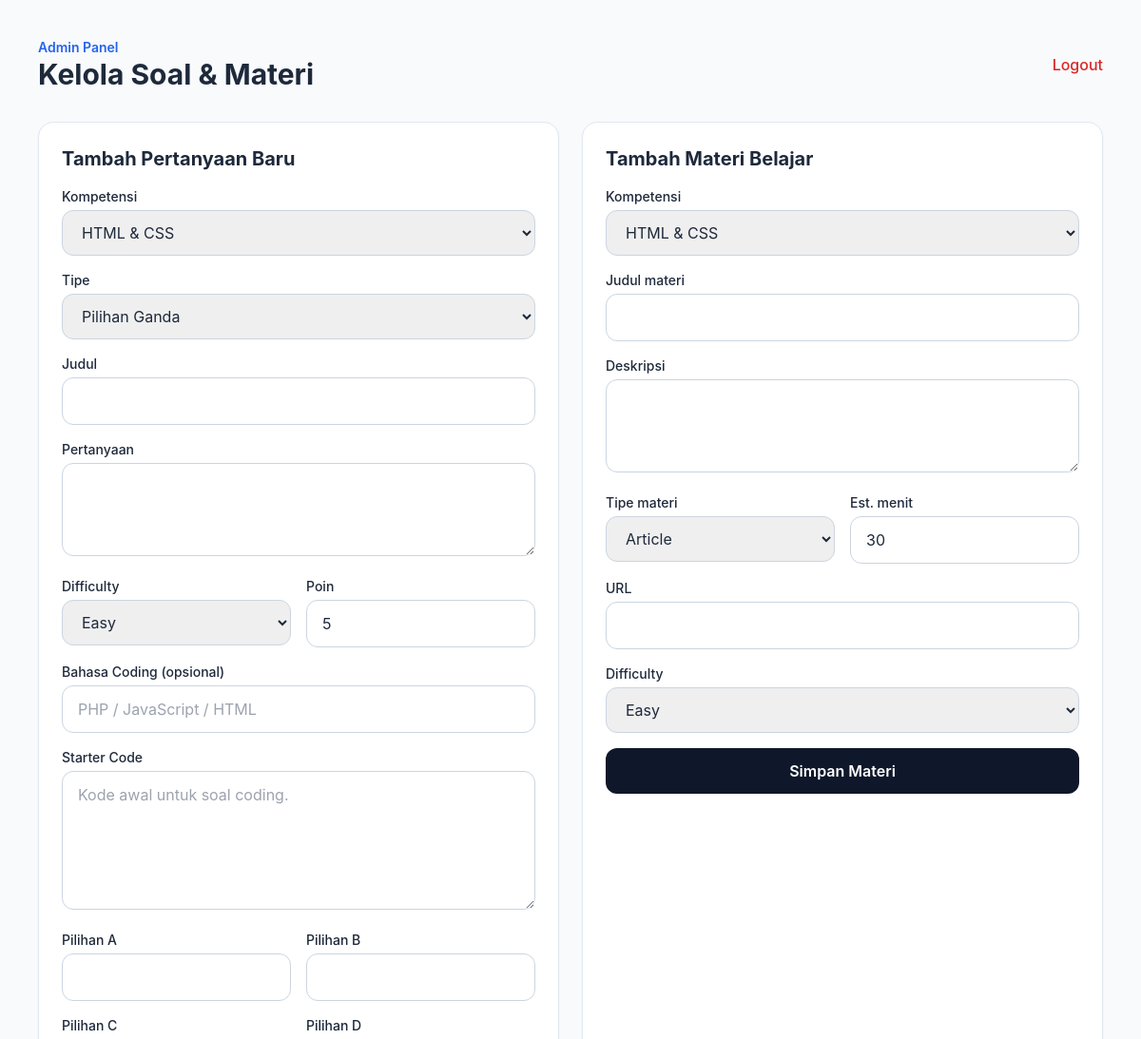
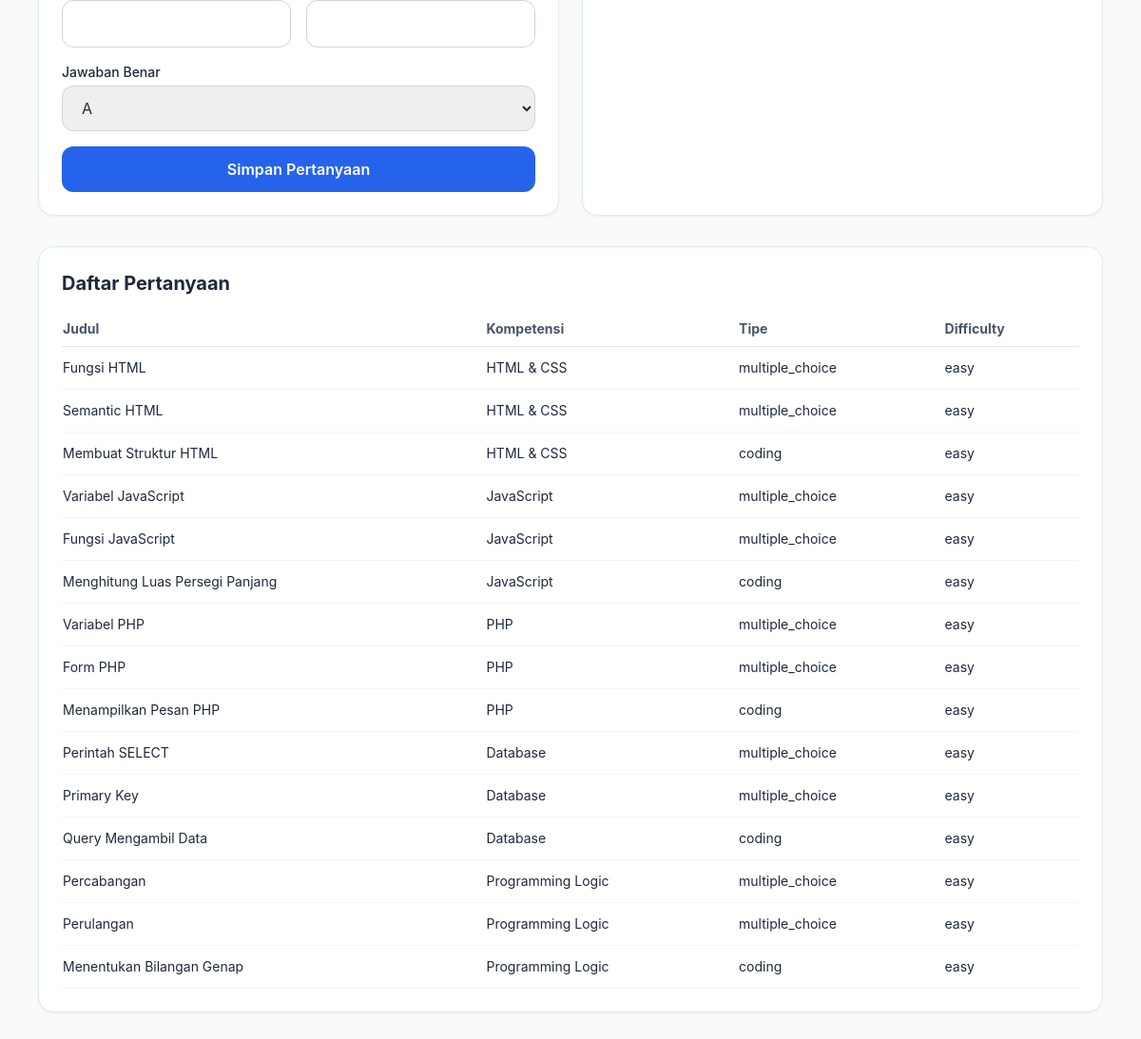
Screenshot of /admin.php (signed in) with the database file from the repository (2 pictures, top to bottom).
### tables this page shows
CREATE TABLE `questions` (
  `id` bigint UNSIGNED NOT NULL,
  `competency_id` bigint UNSIGNED NOT NULL,
  `type` enum('multiple_choice','coding') NOT NULL,
  `title` varchar(200) NOT NULL,
  `question_text` text NOT NULL,
  `difficulty` enum('easy','medium','hard') NOT NULL DEFAULT 'easy',
  `points` decimal(6,2) NOT NULL DEFAULT '1.00',
  `programming_language` varchar(30) DEFAULT NULL,
  `starter_code` text,
  `created_at` timestamp NULL DEFAULT CURRENT_TIMESTAMP
);

CREATE TABLE `competencies` (
  `id` bigint UNSIGNED NOT NULL,
  `name` varchar(100) NOT NULL,
  `description` text,
  `created_at` timestamp NULL DEFAULT CURRENT_TIMESTAMP
);

### public/admin.php (called while the page is built, shortened)
<?php
require_once __DIR__ . '/../app/bootstrap.php';
$questionModel = new QuestionModel($pdo);
$questions = $questionModel->getAllQuestions();
$competencies = $questionModel->getCompetencies();
include __DIR__ . '/../views/admin/index.php';

### app/models/Question.php (called while the page is built, shortened)
<?php
class QuestionModel
{
    private PDO $pdo;
    public function __construct(PDO $pdo)
    {
        $this->pdo = $pdo;
    }
    public function getCompetencies(): array
    {
        $stmt = $this->pdo->query('SELECT * FROM competencies ORDER BY id');
        return $stmt->fetchAll();
    }
    public function getAllQuestions(): array
    {
        $sql = 'SELECT q.*, c.name AS competency_name FROM questions q JOIN competencies c ON c.id = q.competency_id ORDER BY q.competency_id, q.id';
        $stmt = $this->pdo->query($sql);
        return $stmt->fetchAll();
    }
}

### app/helpers.php (called while the page is built, shortened)
<?php
function e(mixed $value): string
{
    return htmlspecialchars((string) $value, ENT_QUOTES, 'UTF-8');
}

### views/admin/index.php (the view, shortened to what this page needs)
<!DOCTYPE html>
<html lang="id">
<head>
    <script src="https://cdn.tailwindcss.com"></script>
    <link rel="stylesheet" href="assets/css/style.css?v=20261101">
</head>
<body class="bg-slate-50 text-slate-800">
    <div class="min-h-screen p-6 md:p-10">
        <div class="max-w-7xl mx-auto">
            <div class="flex justify-between items-center mb-8">
                <div>
                    <p class="text-sm text-blue-600 font-semibold">Admin Panel</p>
                    <h1 class="text-3xl font-bold">Kelola Soal & Materi</h1>
                </div>
                <a href="logout.php" class="text-red-600 font-medium">Logout</a>
            </div>
            <div class="grid lg:grid-cols-2 gap-6 mb-8">
                <div class="bg-white rounded-2xl border border-slate-200 p-6 shadow-sm">
                    <h2 class="text-xl font-bold mb-4">Tambah Pertanyaan Baru</h2>
                    <form method="post" class="space-y-4">
                        <div>
                            <label class="block text-sm font-medium mb-1">Kompetensi</label>
                            <select name="competency_id" class="w-full rounded-xl border border-slate-300 px-4 py-3">
                                <?php foreach ($competencies ?? [] as $competency): ?>
                                    <option value="<?php echo (int) $competency['id']; ?>"><?php echo e($competency['name']); ?></option>
                                <?php endforeach; ?>
                            </select>
                        </div>
                        <div>
                            <label class="block text-sm font-medium mb-1">Tipe</label>
                            <select name="type" class="w-full rounded-xl border border-slate-300 px-4 py-3">
                                <option value="multiple_choice">Pilihan Ganda</option>
                            </select>
                        </div>
                        <div>
                            <label class="block text-sm font-medium mb-1">Judul</label>
                            <input type="text" name="title" required class="w-full rounded-xl border border-slate-300 px-4 py-3">
                        </div>
                        <div>
                            <label class="block text-sm font-medium mb-1">Pertanyaan</label>
                            <textarea name="question_text" required rows="3" class="w-full rounded-xl border border-slate-300 px-4 py-3"></textarea>
                        </div>
                        <div class="grid md:grid-cols-2 gap-4">
                            <div>
                                <label class="block text-sm font-medium mb-1">Difficulty</label>
                                <select name="difficulty" class="w-full rounded-xl border border-slate-300 px-4 py-3">
                                    <option value="easy">Easy</option>
                                </select>
                            </div>
                            <div>
                                <label class="block text-sm font-medium mb-1">Poin</label>
                                <input type="number" name="points" value="5" min="1" class="w-full rounded-xl border border-slate-300 px-4 py-3">
                            </div>
                        </div>
                        <div>
                            <label class="block text-sm font-medium mb-1">Bahasa Coding (opsional)</label>
                            <input type="text" name="programming_language" placeholder="PHP / JavaScript / HTML" class="w-full rounded-xl border border-slate-300 px-4 py-3">
                        </div>
                        <div>
                            <label class="block text-sm font-medium mb-1">Starter Code</label>
                            <textarea name="starter_code" rows="5" class="w-full rounded-xl border border-slate-300 px-4 py-3" placeholder="Kode awal untuk soal coding."></textarea>
                        </div>
                        <div class="grid md:grid-cols-2 gap-4">
                            <?php foreach (['A', 'B', 'C', 'D'] as $label): ?>
                                <div>
                                    <label class="block text-sm font-medium mb-1">Pilihan <?php echo e($label); ?></label>
                                    <input type="text" name="option_<?php echo strtolower($label); ?>" class="w-full rounded-xl border border-slate-300 px-4 py-3">
                                </div>
                            <?php endforeach; ?>
                        </div>
                        <div>
                            <label class="block text-sm font-medium mb-1">Jawaban Benar</label>
                            <select name="correct_option" class="w-full rounded-xl border border-slate-300 px-4 py-3">
                                <option value="A">A</option>
                            </select>
                        </div>
                        <button type="submit" class="w-full bg-blue-600 text-white rounded-xl py-3 font-semibold hover:bg-blue-700">Simpan Pertanyaan</button>
                    </form>
                </div>
                <div class="bg-white rounded-2xl border border-slate-200 p-6 shadow-sm">
                    <h2 class="text-xl font-bold mb-4">Tambah Materi Belajar</h2>
                    <form method="post" class="space-y-4">
                        <div>
                            <label class="block text-sm font-medium mb-1">Kompetensi</label>
                            <select name="competency_id" class="w-full rounded-xl border border-slate-300 px-4 py-3">
                                <?php foreach ($competencies ?? [] as $competency): ?>
                                    <option value="<?php echo (int) $competency['id']; ?>"><?php echo e($competency['name']); ?></option>
                                <?php endforeach; ?>
                            </select>
                        </div>
                        <div>
                            <label class="block text-sm font-medium mb-1">Judul materi</label>
                            <input type="text" name="title" required class="w-full rounded-xl border border-slate-300 px-4 py-3">
                        </div>
                        <div>
                            <label class="block text-sm font-medium mb-1">Deskripsi</label>
                            <textarea name="description" rows="3" class="w-full rounded-xl border border-slate-300 px-4 py-3"></textarea>
                        </div>
                        <div class="grid md:grid-cols-2 gap-4">
                            <div>
                                <label class="block text-sm font-medium mb-1">Tipe materi</label>
                                <select name="material_type" class="w-full rounded-xl border border-slate-300 px-4 py-3">
                                    <option value="article">Article</option>
                                </select>
                            </div>
                            <div>
                                <label class="block text-sm font-medium mb-1">Est. menit</label>
                                <input type="number" name="estimated_minutes" value="30" class="w-full rounded-xl border border-slate-300 px-4 py-3">
                            </div>
                        </div>
                        <div>
                            <label class="block text-sm font-medium mb-1">URL</label>
                            <input type="url" name="url" class="w-full rounded-xl border border-slate-300 px-4 py-3">
                        </div>
                        <div>
                            <label class="block text-sm font-medium mb-1">Difficulty</label>
                            <select name="difficulty" class="w-full rounded-xl border border-slate-300 px-4 py-3">
                                <option value="easy">Easy</option>
                            </select>
                        </div>
                        <button type="submit" class="w-full bg-slate-900 text-white rounded-xl py-3 font-semibold hover:bg-slate-800">Simpan Materi</button>
                    </form>
                </div>
            </div>
            <div class="bg-white rounded-2xl border border-slate-200 p-6 shadow-sm">
                <h2 class="text-xl font-bold mb-4">Daftar Pertanyaan</h2>
                <div class="overflow-x-auto">
                    <table class="min-w-full text-sm">
                        <thead>
                            <tr class="border-b border-slate-200 text-left text-slate-600">
                                <th class="py-2 pr-3">Judul</th>
                                <th class="py-2 pr-3">Kompetensi</th>
                                <th class="py-2 pr-3">Tipe</th>
                                <th class="py-2 pr-3">Difficulty</th>
                            </tr>
                        </thead>
                        <tbody>
                            <?php foreach ($questions ?? [] as $question): ?>
                                <tr class="border-b border-slate-100">
                                    <td class="py-3 pr-3"><?php echo e($question['title']); ?></td>
                                    <td class="py-3 pr-3"><?php echo e($question['competency_name']); ?></td>
                                    <td class="py-3 pr-3"><?php echo e($question['type']); ?></td>
                                    <td class="py-3 pr-3"><?php echo e($question['difficulty']); ?></td>
                                </tr>
                            <?php endforeach; ?>
                        </tbody>
                    </table>
                </div>
            </div>
        </div>
    </div>
</body>
</html>

### public/assets/css/style.css (style rules this page uses)
:root { --primary-blue: #1769D2; --dark-navy: #102D59; --light-blue: #EAF3FF; --background: #F5F8FF; --white: #FFFFFF; --text: #142B50; --success: #19B987; --warning: #F5A623; --danger: #EF476F; --line: rgba(16, 45, 89, 0.12); --shadow-soft: 0 18px 48px rgba(18, 36, 75, 0.10); }
* { box-sizing: border-box; }
html { scroll-behavior: smooth; }
body { margin: 0; font-family: Inter, "Segoe UI", sans-serif; background: var(--background); color: var(--text); }
a { text-decoration: none; }
button, a, input, textarea, select, label, [role="button"] { pointer-events: auto; }
button, input, textarea, select { font: inherit; }

### rows the page displays
questions: title "Fungsi HTML", competency.name "HTML & CSS", type "multiple_choice", difficulty "easy"
questions: title "Semantic HTML", competency.name "HTML & CSS", type "multiple_choice", difficulty "easy"
questions: title "Membuat Struktur HTML", competency.name "HTML & CSS", type "coding", difficulty "easy"
questions: title "Variabel JavaScript", competency.name "JavaScript", type "multiple_choice", difficulty "easy"
questions: title "Fungsi JavaScript", competency.name "JavaScript", type "multiple_choice", difficulty "easy"
questions: title "Menghitung Luas Persegi Panjang", competency.name "JavaScript", type "coding", difficulty "easy"
questions: title "Variabel PHP", competency.name "PHP", type "multiple_choice", difficulty "easy"
questions: title "Form PHP", competency.name "PHP", type "multiple_choice", difficulty "easy"
questions: title "Menampilkan Pesan PHP", competency.name "PHP", type "coding", difficulty "easy"
questions: title "Perintah SELECT", competency.name "Database", type "multiple_choice", difficulty "easy"
questions: title "Primary Key", competency.name "Database", type "multiple_choice", difficulty "easy"
questions: title "Query Mengambil Data", competency.name "Database", type "coding", difficulty "easy"
questions: title "Percabangan", competency.name "Programming Logic", type "multiple_choice", difficulty "easy"
questions: title "Perulangan", competency.name "Programming Logic", type "multiple_choice", difficulty "easy"
questions: title "Menentukan Bilangan Genap", competency.name "Programming Logic", type "coding", difficulty "easy"

### other values shown
$label "A"
$label "B"
$label "C"
$label "D"
form field competency_id "HTML & CSS"
